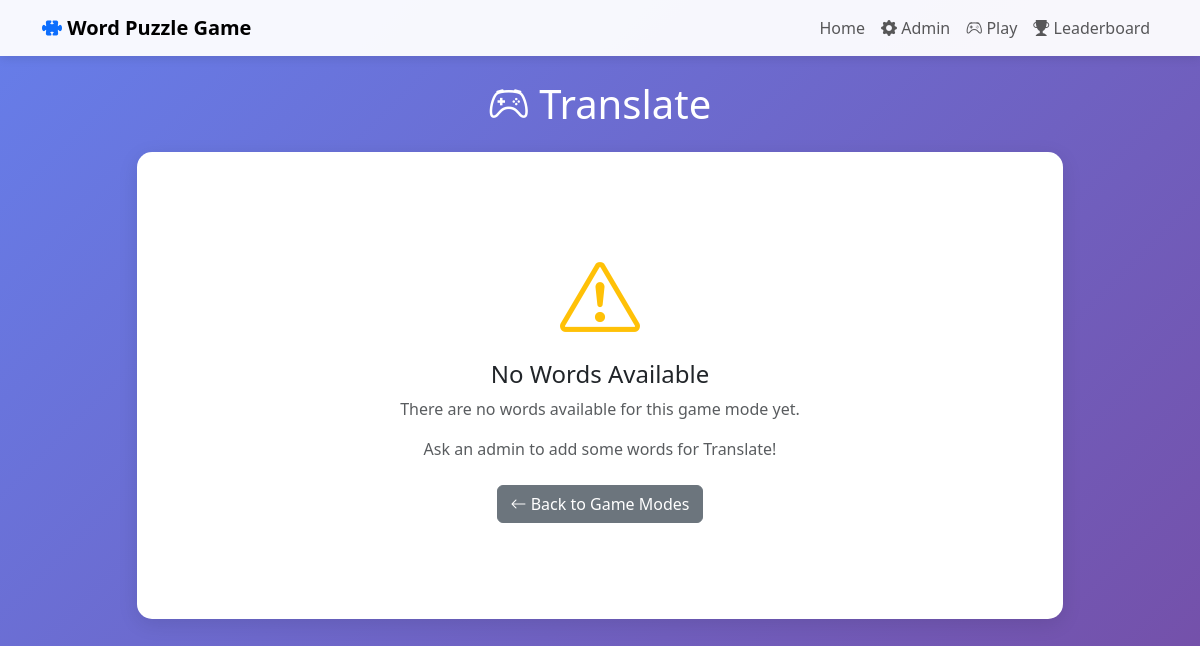
Page /player/game/Translate on the earlier database version.
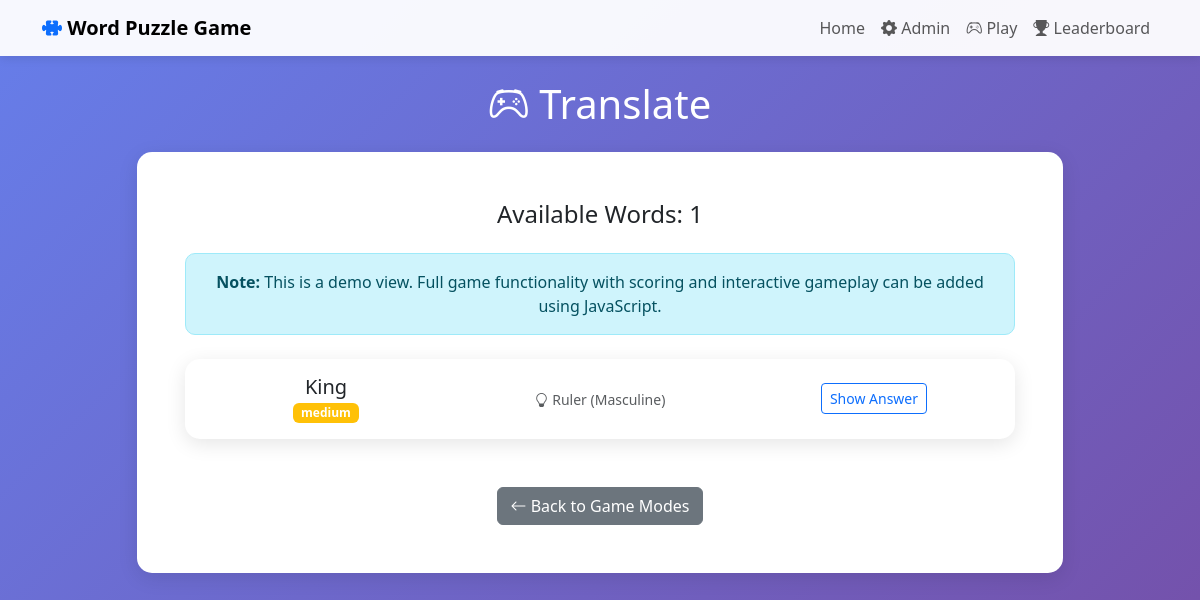
Same page on the later database version.
### app/models.py (models this page shows, shortened)
class Word(db.Model):
    __tablename__ = 'words'
    id = db.Column(db.Integer, primary_key=True)
    word = db.Column(db.String(100), unique=True, nullable=False)
    category = db.Column(db.String(50), nullable=False)  # Slang, Rhyme, Translate, etc.
    difficulty = db.Column(db.String(20), default='medium')  # easy, medium, hard
    hint = db.Column(db.String(200))
    answer = db.Column(db.String(100))  # For certain game modes
    translation = db.Column(db.String(100))  # For translate mode
    opposite = db.Column(db.String(100))  # For opposites mode
    rhyme_with = db.Column(db.String(100))  # For rhyme time mode
    context_sentence = db.Column(db.Text)  # For contextual mode
    is_active = db.Column(db.Boolean, default=True)
    created_at = db.Column(db.DateTime, default=datetime.utcnow)

### app/routes.py (the view)
@player_bp.route('/game/<game_mode>')
def play_game(game_mode):
    words = Word.query.filter_by(category=game_mode, is_active=True).all()
    return render_template('player/game.html', game_mode=game_mode, words=words)

### app/templates/player/game.html (shortened to what this page needs)
{% extends "base.html" %}
{% block content %}
<h1 class="mb-4 text-white text-center">
    <i class="bi bi-controller"></i> {{ game_mode }}
</h1>
<div class="row justify-content-center">
    <div class="col-md-10">
        <div class="card p-5">
            {% if words %}
                <div class="text-center">
                    <h4 class="mb-4">Available Words: {{ words|length }}</h4>
                    <div class="alert alert-info">
                        <strong>Note:</strong> This is a demo view. Full game functionality with scoring
                        and interactive gameplay can be added using JavaScript.
                    </div>
                    <div id="word-list" class="mt-4">
                        {% for word in words[:10] %}
                        <div class="card mb-3 p-3">
                            <div class="row align-items-center">
                                <div class="col-md-4">
                                    <h5 class="mb-0">{{ word.word }}</h5>
                                    <span class="badge bg-{{ 'success' if word.difficulty == 'easy' else 'warning' if word.difficulty == 'medium' else 'danger' }}">
                                        {{ word.difficulty }}
                                    </span>
                                </div>
                                <div class="col-md-4">
                                    {% if word.hint %}
                                        <small class="text-muted">
                                            <i class="bi bi-lightbulb"></i> {{ word.hint }}
                                        </small>
                                    {% endif %}
                                </div>
                                <div class="col-md-4">
                                    <button class="btn btn-sm btn-outline-primary" onclick="showAnswer('answer-{{ loop.index }}')">
                                        Show Answer
                                    </button>
                                </div>
                            </div>
                        </div>
                        {% endfor %}
                    </div>
                    <div class="mt-5">
                        <a href="{{ url_for('player.player_dashboard') }}" class="btn btn-secondary">
                            <i class="bi bi-arrow-left"></i> Back to Game Modes
                        </a>
                    </div>
                </div>
            {% else %}
                <div class="text-center py-5">
                    <i class="bi bi-exclamation-triangle display-1 text-warning"></i>
                    <h4 class="mt-3">No Words Available</h4>
                    <p class="text-muted">There are no words available for this game mode yet.</p>
                    <p class="text-muted">Ask an admin to add some words for {{ game_mode }}!</p>
                    <div class="mt-4">
                        <a href="{{ url_for('player.player_dashboard') }}" class="btn btn-secondary">
                            <i class="bi bi-arrow-left"></i> Back to Game Modes
                        </a>
                    </div>
                </div>
            {% endif %}
        </div>
    </div>
</div>
{% endblock %}

Differences in the rows shown:
added Word: category "Translate", word "King", difficulty "medium", hint "Ruler (Masculine)"
Other differences:
{{ words|length }}: (not shown) → "1"
{{ game_mode }}: "Translate" → (not shown)
text no longer shown: "No Words Available There are no words available for this game mode yet. Ask an admin to add some words for !"
text now shown: "Available Words: Note: This is a demo view. Full game functionality with scoring and interactive gameplay can be added using JavaScript."
